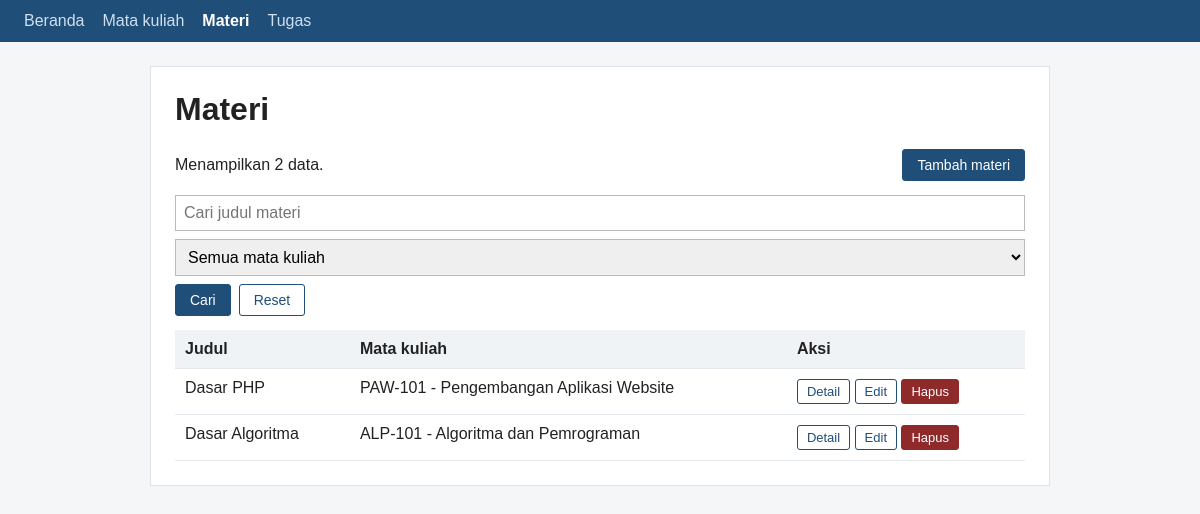
The app's page /materi.php with its own data.
### tables this page shows
CREATE TABLE materi (
  id             INT UNSIGNED AUTO_INCREMENT PRIMARY KEY,
  mata_kuliah_id INT UNSIGNED NOT NULL,
  judul          VARCHAR(150) NOT NULL,
  isi            TEXT NOT NULL,
  tautan         VARCHAR(255) NOT NULL,
  FOREIGN KEY (mata_kuliah_id) REFERENCES mata_kuliah(id) ON DELETE RESTRICT
);

CREATE TABLE mata_kuliah (
  id       INT UNSIGNED AUTO_INCREMENT PRIMARY KEY,
  kode     VARCHAR(20)  NOT NULL UNIQUE,
  nama     VARCHAR(100) NOT NULL,
  dosen    VARCHAR(100) NOT NULL,
  semester TINYINT UNSIGNED NOT NULL
);

### fungsi.php (called while the page is built, shortened)
<?php
function e($teks) {
    return htmlspecialchars((string)$teks, ENT_QUOTES, 'UTF-8');
}
function teks($sumber, $kunci) {
    $v = $sumber[$kunci] ?? '';
    return is_string($v) ? trim($v) : '';
}

### materi.php (the view, shortened to what this page needs)
<?php
require 'fungsi.php';
require 'koneksi.php';
require 'layout.php';
    ?>
    <?php
$q  = teks($_GET, 'q');
$sql = 'SELECT m.id, m.judul, k.kode, k.nama AS mk_nama
        FROM materi m JOIN mata_kuliah k ON k.id = m.mata_kuliah_id WHERE 1 = 1';
$sql .= ' ORDER BY m.id DESC';
$s = $conn->prepare($sql);
$s->execute();
$baris = $s->get_result()->fetch_all(MYSQLI_ASSOC);
?>
<h1>Materi</h1>
<div class="baris"><span>Menampilkan <?= count($baris) ?> data.</span>
  <a class="btn utama" href="materi.php?aksi=tambah">Tambah materi</a></div>
<form class="cari" method="get" action="materi.php">
  <input type="text" name="q" placeholder="Cari judul materi" value="<?= e($q) ?>">
  <select name="mk">
    <option value="">Semua mata kuliah</option>
  </select>
  <button class="btn utama" type="submit">Cari</button>
  <a class="btn" href="materi.php">Reset</a>
</form>
<?php if (!$baris): ?>
  <div class="kosong">Data tidak ditemukan.</div>
<?php else: ?>
<table>
  <tr><th>Judul</th><th>Mata kuliah</th><th>Aksi</th></tr>
  <?php foreach ($baris as $r): ?>
  <tr>
    <td><?= e($r['judul']) ?></td>
    <td><?= e($r['kode']) ?> - <?= e($r['mk_nama']) ?></td>
    <td>
      <a class="btn kecil" href="materi.php?aksi=detail&amp;id=<?= (int)$r['id'] ?>">Detail</a>
      <a class="btn kecil" href="materi.php?aksi=edit&amp;id=<?= (int)$r['id'] ?>">Edit</a>
      <a class="btn kecil bahaya" href="materi.php?aksi=hapus&amp;id=<?= (int)$r['id'] ?>">Hapus</a>
    </td>
  </tr>
  <?php endforeach; ?>
</table>
<?php endif; ?>

### style.css (style rules this page uses)
* { box-sizing: border-box; }
body { margin: 0; font-family: Arial, Helvetica, sans-serif; background: #f4f6f8; color: #222; }
h1 { margin-top: 0; }
table { width: 100%; margin-top: 12px; border-collapse: collapse; }
th, td { padding: 10px; text-align: left; vertical-align: top; border-bottom: 1px solid #e5e9ed; }
th { background: #f0f3f6; }
.btn { display: inline-block; padding: 7px 14px; font-size: 14px; color: #1f4e79; background: #fff; border: 1px solid #1f4e79; border-radius: 3px; text-decoration: none; cursor: pointer; }
.btn.utama { color: #fff; background: #1f4e79; }
.btn.bahaya { color: #fff; background: #8e2a2a; border-color: #8e2a2a; }
.btn.kecil { padding: 4px 9px; font-size: 13px; }
.baris { display: flex; flex-wrap: wrap; justify-content: space-between; align-items: center; gap: 8px; }
input[type=text], input[type=date], input[type=number], select, textarea { width: 100%; padding: 9px; font: inherit; border: 1px solid #bbb; }
.cari { display: flex; flex-wrap: wrap; gap: 8px; margin: 14px 0; }
.cari input, .cari select { padding: 8px; border: 1px solid #bbb; }
.cari input { flex: 1; min-width: 160px; }

### records on screen
materi: judul "Dasar PHP", mata_kuliah.kode "PAW-101", mata_kuliah.nama "Pengembangan Aplikasi Website"
materi: judul "Dasar Algoritma", mata_kuliah.kode "ALP-101", mata_kuliah.nama "Algoritma dan Pemrograman"

### other values on screen
$label "Beranda"
$label "Mata kuliah"
$label "Materi"
$label "Tugas"
count($baris) "2"
